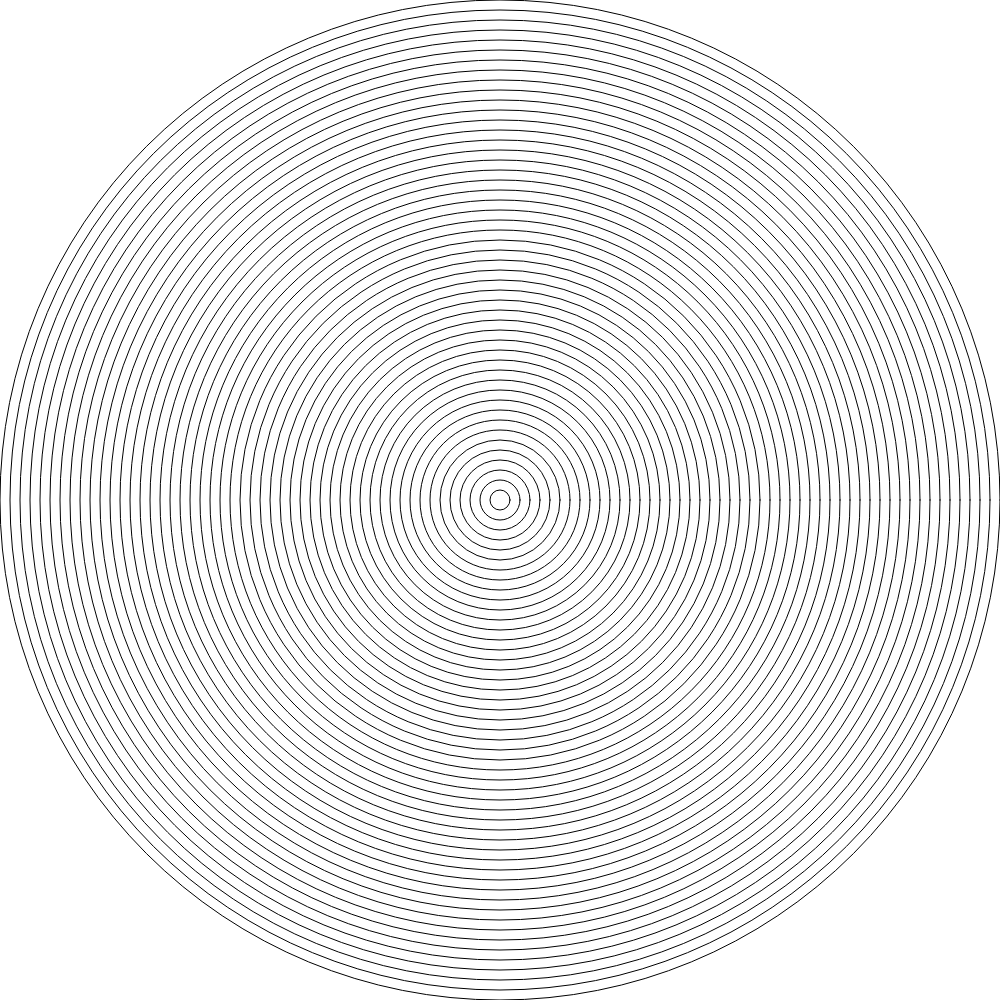
Frame 1 (no input)
Frame 60 (no input): identical to frame 1, image omitted
Frame 120 (the mouse pressed at the canvas centre since frame 60): identical to frame 1, image omitted

The p5.js sketch that drew this single still picture (run headless with seeded random() and noise() and a simulated clock; from frame 60 on, the mouse is pressed at the canvas centre):

// p5.js sketch
// ── sketch.js
function setup() {
  	createCanvas(1000,1000);//canvas size
  	for(var i = 0; i < 50; i++) {
  		ellipse(500, 500, 1000 - i * 20, 1000 - i * 20);
	}
}

function draw() {
  // put drawing code here 
}
